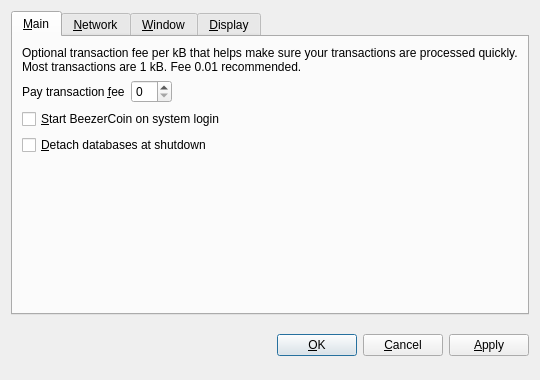
<?xml version="1.0" encoding="UTF-8"?>
<ui version="4.0">
 <class>OptionsDialog</class>
 <widget class="QDialog" name="OptionsDialog">
  <property name="geometry">
   <rect>
    <x>0</x>
    <y>0</y>
    <width>540</width>
    <height>380</height>
   </rect>
  </property>
  <property name="windowTitle">
   <string>Options</string>
  </property>
  <property name="modal">
   <bool>true</bool>
  </property>
  <layout class="QVBoxLayout" name="verticalLayout">
   <item>
    <widget class="QTabWidget" name="tabWidget">
     <property name="tabPosition">
      <enum>QTabWidget::North</enum>
     </property>
     <property name="currentIndex">
      <number>0</number>
     </property>
     <widget class="QWidget" name="tabMain">
      <attribute name="title">
       <string>&amp;Main</string>
      </attribute>
      <layout class="QVBoxLayout" name="verticalLayout_Main">
       <item>
        <widget class="QLabel" name="transactionFeeInfoLabel">
         <property name="text">
          <string>Optional transaction fee per kB that helps make sure your transactions are processed quickly. Most transactions are 1 kB. Fee 0.01 recommended.</string>
         </property>
         <property name="textFormat">
          <enum>Qt::PlainText</enum>
         </property>
         <property name="wordWrap">
          <bool>true</bool>
         </property>
        </widget>
       </item>
       <item>
        <layout class="QHBoxLayout" name="horizontalLayout_Main">
         <item>
          <widget class="QLabel" name="transactionFeeLabel">
           <property name="text">
            <string>Pay transaction &amp;fee</string>
           </property>
           <property name="textFormat">
            <enum>Qt::PlainText</enum>
           </property>
           <property name="buddy">
            <cstring>transactionFee</cstring>
           </property>
          </widget>
         </item>
         <item>
          <widget class="BitcoinAmountField" name="transactionFee"/>
         </item>
         <item>
          <spacer name="horizontalSpacer_Main">
           <property name="orientation">
            <enum>Qt::Horizontal</enum>
           </property>
           <property name="sizeHint" stdset="0">
            <size>
             <width>40</width>
             <height>20</height>
            </size>
           </property>
          </spacer>
         </item>
        </layout>
       </item>
       <item>
        <widget class="QCheckBox" name="bitcoinAtStartup">
         <property name="toolTip">
          <string>Automatically start BeezerCoin after logging in to the system.</string>
         </property>
         <property name="text">
          <string>&amp;Start BeezerCoin on system login</string>
         </property>
        </widget>
       </item>
       <item>
        <widget class="QCheckBox" name="detachDatabases">
         <property name="toolTip">
          <string>Detach block and address databases at shutdown. This means they can be moved to another data directory, but it slows down shutdown. The wallet is always detached.</string>
         </property>
         <property name="text">
          <string>&amp;Detach databases at shutdown</string>
         </property>
        </widget>
       </item>
       <item>
        <spacer name="verticalSpacer_Main">
         <property name="orientation">
          <enum>Qt::Vertical</enum>
         </property>
         <property name="sizeHint" stdset="0">
          <size>
           <width>20</width>
           <height>40</height>
          </size>
         </property>
        </spacer>
       </item>
      </layout>
     </widget>
     <widget class="QWidget" name="tabNetwork">
      <attribute name="title">
       <string>&amp;Network</string>
      </attribute>
      <layout class="QVBoxLayout" name="verticalLayout_Network">
       <item>
        <widget class="QCheckBox" name="mapPortUpnp">
         <property name="toolTip">
          <string>Automatically open the BeezerCoin client port on the router. This only works when your router supports UPnP and it is enabled.</string>
         </property>
         <property name="text">
          <string>Map port using &amp;UPnP</string>
         </property>
        </widget>
       </item>
       <item>
        <widget class="QCheckBox" name="connectSocks">
         <property name="toolTip">
          <string>Connect to the BeezerCoin network through a SOCKS proxy (e.g. when connecting through Tor).</string>
         </property>
         <property name="text">
          <string>&amp;Connect through SOCKS proxy:</string>
         </property>
        </widget>
       </item>
       <item>
        <layout class="QHBoxLayout" name="horizontalLayout_Network">
         <item>
          <widget class="QLabel" name="proxyIpLabel">
           <property name="text">
            <string>Proxy &amp;IP:</string>
           </property>
           <property name="textFormat">
            <enum>Qt::PlainText</enum>
           </property>
           <property name="buddy">
            <cstring>proxyIp</cstring>
           </property>
          </widget>
         </item>
         <item>
          <widget class="QValidatedLineEdit" name="proxyIp">
           <property name="maximumSize">
            <size>
             <width>140</width>
             <height>16777215</height>
            </size>
           </property>
           <property name="toolTip">
            <string>IP address of the proxy (e.g. 127.0.0.1)</string>
           </property>
          </widget>
         </item>
         <item>
          <widget class="QLabel" name="proxyPortLabel">
           <property name="text">
            <string>&amp;Port:</string>
           </property>
           <property name="textFormat">
            <enum>Qt::PlainText</enum>
           </property>
           <property name="buddy">
            <cstring>proxyPort</cstring>
           </property>
          </widget>
         </item>
         <item>
          <widget class="QLineEdit" name="proxyPort">
           <property name="maximumSize">
            <size>
             <width>55</width>
             <height>16777215</height>
            </size>
           </property>
           <property name="toolTip">
            <string>Port of the proxy (e.g. 9050)</string>
           </property>
          </widget>
         </item>
         <item>
          <widget class="QLabel" name="socksVersionLabel">
           <property name="text">
            <string>SOCKS &amp;Version:</string>
           </property>
           <property name="textFormat">
            <enum>Qt::PlainText</enum>
           </property>
           <property name="buddy">
            <cstring>socksVersion</cstring>
           </property>
          </widget>
         </item>
         <item>
          <widget class="QValueComboBox" name="socksVersion">
           <property name="toolTip">
            <string>SOCKS version of the proxy (e.g. 5)</string>
           </property>
          </widget>
         </item>
         <item>
          <spacer name="horizontalSpacer_Network">
           <property name="orientation">
            <enum>Qt::Horizontal</enum>
           </property>
           <property name="sizeHint" stdset="0">
            <size>
             <width>40</width>
             <height>20</height>
            </size>
           </property>
          </spacer>
         </item>
        </layout>
       </item>
       <item>
        <spacer name="verticalSpacer_Network">
         <property name="orientation">
          <enum>Qt::Vertical</enum>
         </property>
         <property name="sizeHint" stdset="0">
          <size>
           <width>20</width>
           <height>40</height>
          </size>
         </property>
        </spacer>
       </item>
      </layout>
     </widget>
     <widget class="QWidget" name="tabWindow">
      <attribute name="title">
       <string>&amp;Window</string>
      </attribute>
      <layout class="QVBoxLayout" name="verticalLayout_Window">
       <item>
        <widget class="QCheckBox" name="minimizeToTray">
         <property name="toolTip">
          <string>Show only a tray icon after minimizing the window.</string>
         </property>
         <property name="text">
          <string>&amp;Minimize to the tray instead of the taskbar</string>
         </property>
        </widget>
       </item>
       <item>
        <widget class="QCheckBox" name="minimizeOnClose">
         <property name="toolTip">
          <string>Minimize instead of exit the application when the window is closed. When this option is enabled, the application will be closed only after selecting Quit in the menu.</string>
         </property>
         <property name="text">
          <string>M&amp;inimize on close</string>
         </property>
        </widget>
       </item>
       <item>
        <spacer name="verticalSpacer_Window">
         <property name="orientation">
          <enum>Qt::Vertical</enum>
         </property>
         <property name="sizeHint" stdset="0">
          <size>
           <width>20</width>
           <height>40</height>
          </size>
         </property>
        </spacer>
       </item>
      </layout>
     </widget>
     <widget class="QWidget" name="tabDisplay">
      <attribute name="title">
       <string>&amp;Display</string>
      </attribute>
      <layout class="QVBoxLayout" name="verticalLayout_Display">
       <item>
        <layout class="QHBoxLayout" name="horizontalLayout_1_Display">
         <item>
          <widget class="QLabel" name="langLabel">
           <property name="text">
            <string>User Interface &amp;language:</string>
           </property>
           <property name="textFormat">
            <enum>Qt::PlainText</enum>
           </property>
           <property name="buddy">
            <cstring>lang</cstring>
           </property>
          </widget>
         </item>
         <item>
          <widget class="QValueComboBox" name="lang">
           <property name="toolTip">
            <string>The user interface language can be set here. This setting will take effect after restarting BeezerCoin.</string>
           </property>
          </widget>
         </item>
        </layout>
       </item>
       <item>
        <layout class="QHBoxLayout" name="horizontalLayout_2_Display">
         <item>
          <widget class="QLabel" name="unitLabel">
           <property name="text">
            <string>&amp;Unit to show amounts in:</string>
           </property>
           <property name="textFormat">
            <enum>Qt::PlainText</enum>
           </property>
           <property name="buddy">
            <cstring>unit</cstring>
           </property>
          </widget>
         </item>
         <item>
          <widget class="QValueComboBox" name="unit">
           <property name="toolTip">
            <string>Choose the default subdivision unit to show in the interface and when sending coins.</string>
           </property>
          </widget>
         </item>
        </layout>
       </item>
       <item>
        <widget class="QCheckBox" name="displayAddresses">
         <property name="toolTip">
          <string>Whether to show BeezerCoin addresses in the transaction list or not.</string>
         </property>
         <property name="text">
          <string>&amp;Display addresses in transaction list</string>
         </property>
        </widget>
       </item>
       <item>
        <widget class="QCheckBox" name="coinControlFeatures">
         <property name="toolTip">
          <string>Whether to show coin control features or not.</string>
         </property>
         <property name="text">
          <string>Display coin &amp;control features (experts only!)</string>
         </property>
        </widget>
       </item>
       <item>
        <spacer name="verticalSpacer_Display">
         <property name="orientation">
          <enum>Qt::Vertical</enum>
         </property>
         <property name="sizeHint" stdset="0">
          <size>
           <width>20</width>
           <height>40</height>
          </size>
         </property>
        </spacer>
       </item>
      </layout>
     </widget>
    </widget>
   </item>
   <item>
    <layout class="QHBoxLayout" name="horizontalLayout_Buttons">
     <item>
      <spacer name="horizontalSpacer_1">
       <property name="orientation">
        <enum>Qt::Horizontal</enum>
       </property>
       <property name="sizeHint" stdset="0">
        <size>
         <width>40</width>
         <height>48</height>
        </size>
       </property>
      </spacer>
     </item>
     <item>
      <widget class="QLabel" name="statusLabel">
       <property name="font">
        <font>
         <weight>75</weight>
         <bold>true</bold>
        </font>
       </property>
       <property name="text">
        <string/>
       </property>
       <property name="textFormat">
        <enum>Qt::PlainText</enum>
       </property>
       <property name="wordWrap">
        <bool>true</bool>
       </property>
      </widget>
     </item>
     <item>
      <spacer name="horizontalSpacer_2">
       <property name="orientation">
        <enum>Qt::Horizontal</enum>
       </property>
       <property name="sizeHint" stdset="0">
        <size>
         <width>40</width>
         <height>48</height>
        </size>
       </property>
      </spacer>
     </item>
     <item>
      <widget class="QPushButton" name="okButton">
       <property name="text">
        <string>&amp;OK</string>
       </property>
      </widget>
     </item>
     <item>
      <widget class="QPushButton" name="cancelButton">
       <property name="text">
        <string>&amp;Cancel</string>
       </property>
       <property name="autoDefault">
        <bool>false</bool>
       </property>
      </widget>
     </item>
     <item>
      <widget class="QPushButton" name="applyButton">
       <property name="text">
        <string>&amp;Apply</string>
       </property>
       <property name="autoDefault">
        <bool>false</bool>
       </property>
      </widget>
     </item>
    </layout>
   </item>
  </layout>
 </widget>
 <customwidgets>
  <customwidget>
   <class>BitcoinAmountField</class>
   <extends>QSpinBox</extends>
   <header>bitcoinamountfield.h</header>
  </customwidget>
  <customwidget>
   <class>QValueComboBox</class>
   <extends>QComboBox</extends>
   <header>qvaluecombobox.h</header>
  </customwidget>
  <customwidget>
   <class>QValidatedLineEdit</class>
   <extends>QLineEdit</extends>
   <header>qvalidatedlineedit.h</header>
  </customwidget>
 </customwidgets>
 <resources/>
 <connections/>
</ui>
